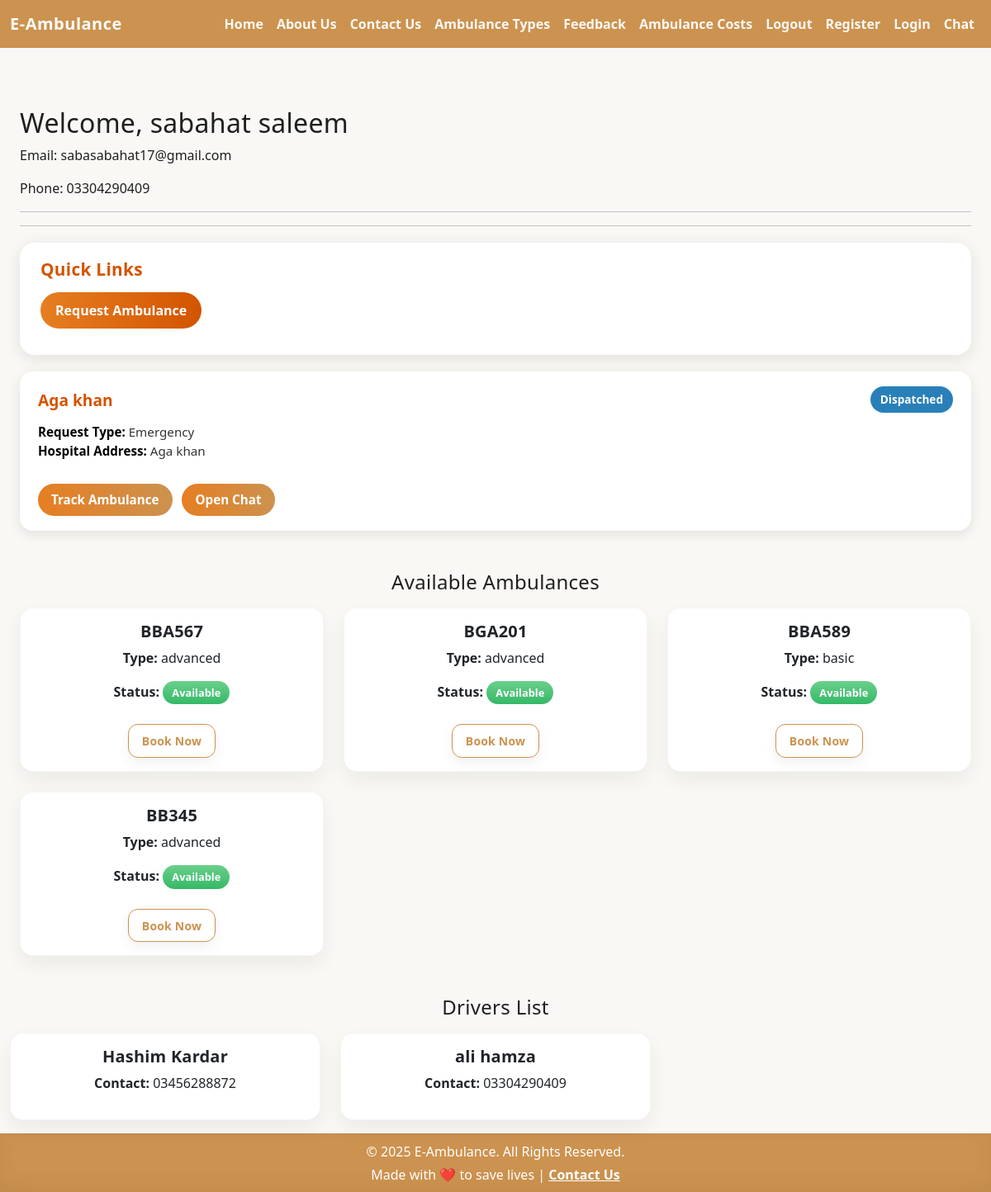
The app's page /home (signed in), older data.
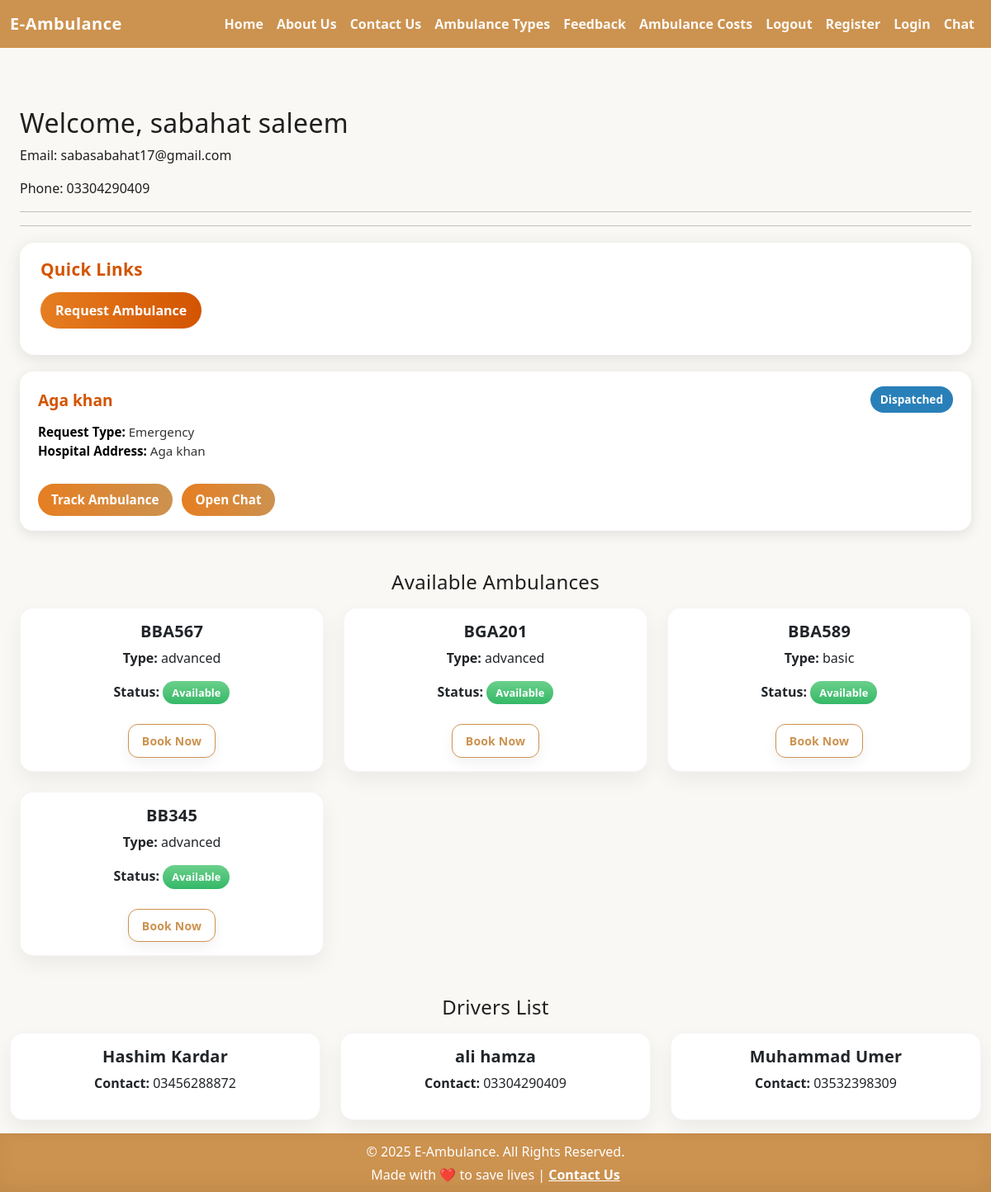
The same page, newer data.
### ambulance/models.py (models this page shows, shortened)
class EmergencyRequest(models.Model):
    user = models.ForeignKey(User, on_delete=models.CASCADE)
    ambulance = models.ForeignKey(Ambulance, on_delete=models.CASCADE, null=True, blank=True)
    request_time = models.DateTimeField(auto_now_add=True)  # already hai
    expiry_time = models.DateTimeField(null=True, blank=True)
    created_at = models.DateTimeField(auto_now_add=True)  # 👈 yeh add karo
    status = models.CharField(
        max_length=20,
        choices=[
            ('pending', 'Pending'),
            ('accepted', 'Accepted'),
            ('completed', 'Completed'),
            ('expired', 'Expired'),
        ],
        default='pending'
    )
    pickup_address = models.CharField(max_length=255, null=True, blank=True)
    hospital_name = models.CharField(max_length=255, null=True, blank=True)
    hospital_address = models.CharField(max_length=255, null=True, blank=True)
    request_type = models.CharField(
        max_length=50,
        choices=[('emergency', 'Emergency'), ('normal', 'Normal')],
        default='emergency'
    )

class Ambulance(models.Model):
    AMBULANCE_STATUS = [
        ("available", "Available"),
        ("on_call", "On Call"),
        ("maintenance", "Maintenance"),
    ]
    EQUIPMENT_LEVELS = [
        ("basic", "Basic"),
        ("advanced", "Advanced"),
    ]
    ambulanceid = models.AutoField(primary_key=True)
    vehicle_number = models.CharField(max_length=50, unique=True)
    equipment_level = models.CharField(max_length=10, choices=EQUIPMENT_LEVELS)
    current_status = models.CharField(max_length=15, choices=AMBULANCE_STATUS, default="available")

class Driver(models.Model):
    driverid = models.AutoField(primary_key=True)
    firstname = models.CharField(max_length=100)
    lastname = models.CharField(max_length=100)
    phonenumber = models.CharField(max_length=15)

### ambulance/views.py (the view)
# urls.py: 2. Add a URL to urlpatterns:  path('', views.home, name='home')
def home(request):
    user_id = request.session.get("user_id")
    if not user_id:
        return redirect("login")
    try:
        user = User.objects.get(pk=user_id)
    except User.DoesNotExist:
        return redirect("login")
    requests = EmergencyRequest.objects.filter(user=user).order_by("-created_at")
    ambulances = Ambulance.objects.all()
    drivers = Driver.objects.all()
    return render(request, "home.html", {
        "user": user,
        "requests": requests,
        "ambulances": ambulances,
        "drivers": drivers
    })

### ambulance/templates/home.html (shortened to what the changed rows need)
<!DOCTYPE html>
<html lang="en">
<head>
  <link rel="stylesheet" href="https://cdn.jsdelivr.net/npm/bootstrap@5.3.0/dist/css/bootstrap.min.css">
</head>
<body>
  <div class="container mt-4">
  {% block content %}
  <div class="container mt-5">
    <h2>Welcome, {{ user.firstname }} {{ user.lastname }} </h2>
  {% for req in requests %}
  <div class="request-card mb-4">
    <div class="request-header">
      <h5 class="hospital-name">{{ req.hospital_name }}</h5>
      <span class="status-badge {{ req.status|lower }}">
        {{ req.status }}
      </span>
    </div>
    <div class="request-body">
      <p>
        <strong>Request Type:</strong> {{ req.request_type|title }} <br>
        <strong>Hospital Address:</strong> {{ req.hospital_address }}
      </p>
      <a href="{% url 'track_request' req.id %}" class="track-btn">
         Track Ambulance
      </a>
      <a href="{% url 'user_chat' req.id %}" class="track-btn" style="margin-left:8px;">
         Open Chat
      </a>
    </div>
  </div>
{% empty %}
  <p>No emergency requests yet.</p>
{% endfor %}
<div class="row g-4">
  {% for ambulance in ambulances %}
    <div class="col-md-4">
      <div class="card shadow text-center h-100">
        <div class="card-body">
          <h5 class="card-title">{{ ambulance.vehicle_number }}</h5>
          <p><strong>Type:</strong> {{ ambulance.equipment_level }}</p>
          <p>
            <strong>Status:</strong>
            {% if ambulance.current_status|lower == 'available' %}
              <span class="badge bg-success">Available</span>
            {% else %}
              <span class="badge bg-danger">{{ ambulance.current_status }}</span>
            {% endif %}
          </p>
          <a href="{% url 'emergency_request' %}"
             class="btn btn-outline-primary btn-sm mt-2">
             Book Now
          </a>
        </div>
      </div>
    </div>
  {% empty %}
    <p class="text-muted">No ambulances available at the moment.</p>
  {% endfor %}
</div>
  </div>
    <div class="row g-4">
      {% for driver in drivers %}
        <div class="col-md-4">
          <div class="card shadow text-center h-100">
            <div class="card-body">
              <h5 class="card-title">{{ driver.firstname }} {{ driver.lastname }}</h5>
              <p><strong>Contact:</strong> {{ driver.phonenumber }}</p>
            </div>
          </div>
        </div>
      {% empty %}
        <p class="text-muted">No drivers available at the moment.</p>
      {% endfor %}
    </div>
  </div>
  {% endblock %}
</body>
</html>

Row changes from the older to the newer data that the page shows:
added Driver: firstname "Muhammad", lastname "Umer", phonenumber "03532398309"
